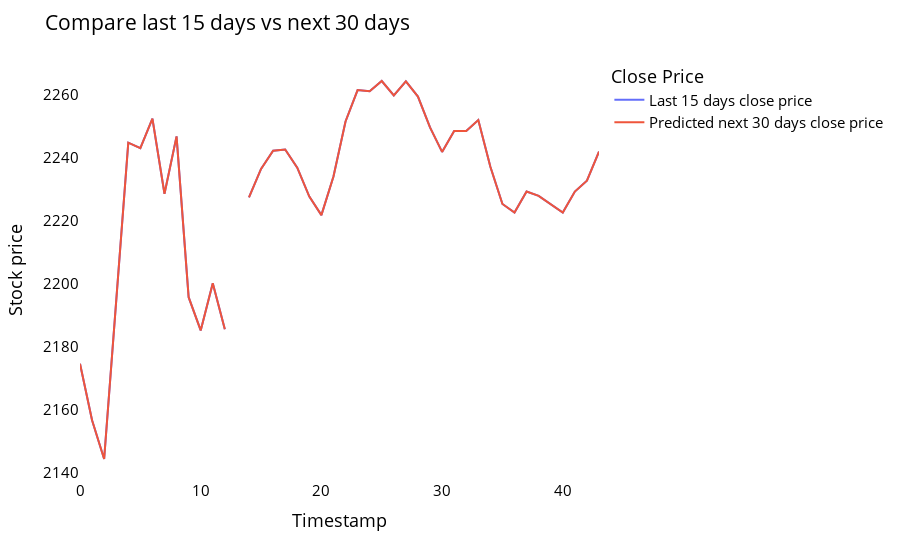

Notebook source saved alongside this figure:
### Code cell
temp_mat = np.empty((len(last_days)+pred_days+1,1))
temp_mat[:] = np.nan
temp_mat = temp_mat.reshape(1,-1).tolist()[0]

last_original_days_value = temp_mat
next_predicted_days_value = temp_mat

last_original_days_value[0:time_step+1] = scaler.inverse_transform(closedf[len(closedf)-time_step:]).reshape(1,-1).tolist()[0]
next_predicted_days_value[time_step+1:] = scaler.inverse_transform(np.array(lst_output).reshape(-1,1)).reshape(1,-1).tolist()[0]

new_pred_plot = pd.DataFrame({
    'last_original_days_value':last_original_days_value,
    'next_predicted_days_value':next_predicted_days_value
})

names = cycle(['Last 15 days close price','Predicted next 30 days close price'])

fig = px.line(new_pred_plot,x=new_pred_plot.index, y=[new_pred_plot['last_original_days_value'],
                                                      new_pred_plot['next_predicted_days_value']],
              labels={'value': 'Stock price','index': 'Timestamp'})
fig.update_layout(title_text='Compare last 15 days vs next 30 days',
                  plot_bgcolor='white', font_size=15, font_color='black',legend_title_text='Close Price')
fig.for_each_trace(lambda t:  t.update(name = next(names)))

fig.update_xaxes(showgrid=False)
fig.update_yaxes(showgrid=False)
fig.show()

### Figure 1 — Plotly figure (JSON) as saved in the notebook; plotly's stock layout.template omitted (floating-point values rounded to 4 significant figures)
{"data": [{"hovertemplate": "variable=last_original_days_value<br>Timestamp=%{x}<br>Stock price=%{y}<extra></extra>", "legendgroup": "last_original_days_value", "line": {"color": "#636efa", "dash": "solid"}, "marker": {"symbol": "circle"}, "mode": "lines", "name": "Last 15 days close price", "orientation": "v", "showlegend": true, "type": "scatter", "x": [0, 1, 2, 3, 4, 5, 6, 7, 8, 9, 10, 11, 12, 13, 14, 15, 16, 17, 18, 19, 20, 21, 22, 23, 24, 25, 26, 27, 28, 29, 30, 31, 32, 33, 34, 35, 36, 37, 38, 39, 40, 41, 42, 43], "xaxis": "x", "y": [2175.0, 2157.0, 2144.0, 2195.0, 2245.0, 2243.0, 2252.0, 2228.0, 2247.0, 2196.0, 2185.0, 2200.0, 2186.0, null, 2227.0, 2236.0, 2242.0, 2243.0, 2237.0, 2228.0, 2222.0, 2234.0, 2251.0, 2261.0, 2261.0, 2264.0, 2260.0, 2264.0, 2259.0, 2250.0, 2242.0, 2248.0, 2248.0, 2252.0, 2237.0, 2225.0, 2223.0, 2229.0, 2228.0, 2225.0, 2223.0, 2229.0, 2233.0, 2242.0], "yaxis": "y"}, {"hovertemplate": "variable=next_predicted_days_value<br>Timestamp=%{x}<br>Stock price=%{y}<extra></extra>", "legendgroup": "next_predicted_days_value", "line": {"color": "#EF553B", "dash": "solid"}, "marker": {"symbol": "circle"}, "mode": "lines", "name": "Predicted next 30 days close price", "orientation": "v", "showlegend": true, "type": "scatter", "x": [0, 1, 2, 3, 4, 5, 6, 7, 8, 9, 10, 11, 12, 13, 14, 15, 16, 17, 18, 19, 20, 21, 22, 23, 24, 25, 26, 27, 28, 29, 30, 31, 32, 33, 34, 35, 36, 37, 38, 39, 40, 41, 42, 43], "xaxis": "x", "y": [2175.0, 2157.0, 2144.0, 2195.0, 2245.0, 2243.0, 2252.0, 2228.0, 2247.0, 2196.0, 2185.0, 2200.0, 2186.0, null, 2227.0, 2236.0, 2242.0, 2243.0, 2237.0, 2228.0, 2222.0, 2234.0, 2251.0, 2261.0, 2261.0, 2264.0, 2260.0, 2264.0, 2259.0, 2250.0, 2242.0, 2248.0, 2248.0, 2252.0, 2237.0, 2225.0, 2223.0, 2229.0, 2228.0, 2225.0, 2223.0, 2229.0, 2233.0, 2242.0], "yaxis": "y"}], "layout": {"font": {"color": "black", "size": 15}, "legend": {"title": {"text": "Close Price"}, "tracegroupgap": 0}, "margin": {"t": 60}, "plot_bgcolor": "white", "title": {"text": "Compare last 15 days vs next 30 days"}, "xaxis": {"anchor": "y", "domain": [0, 1], "showgrid": false, "title": {"text": "Timestamp"}}, "yaxis": {"anchor": "x", "domain": [0, 1], "showgrid": false, "title": {"text": "Stock price"}}}}
